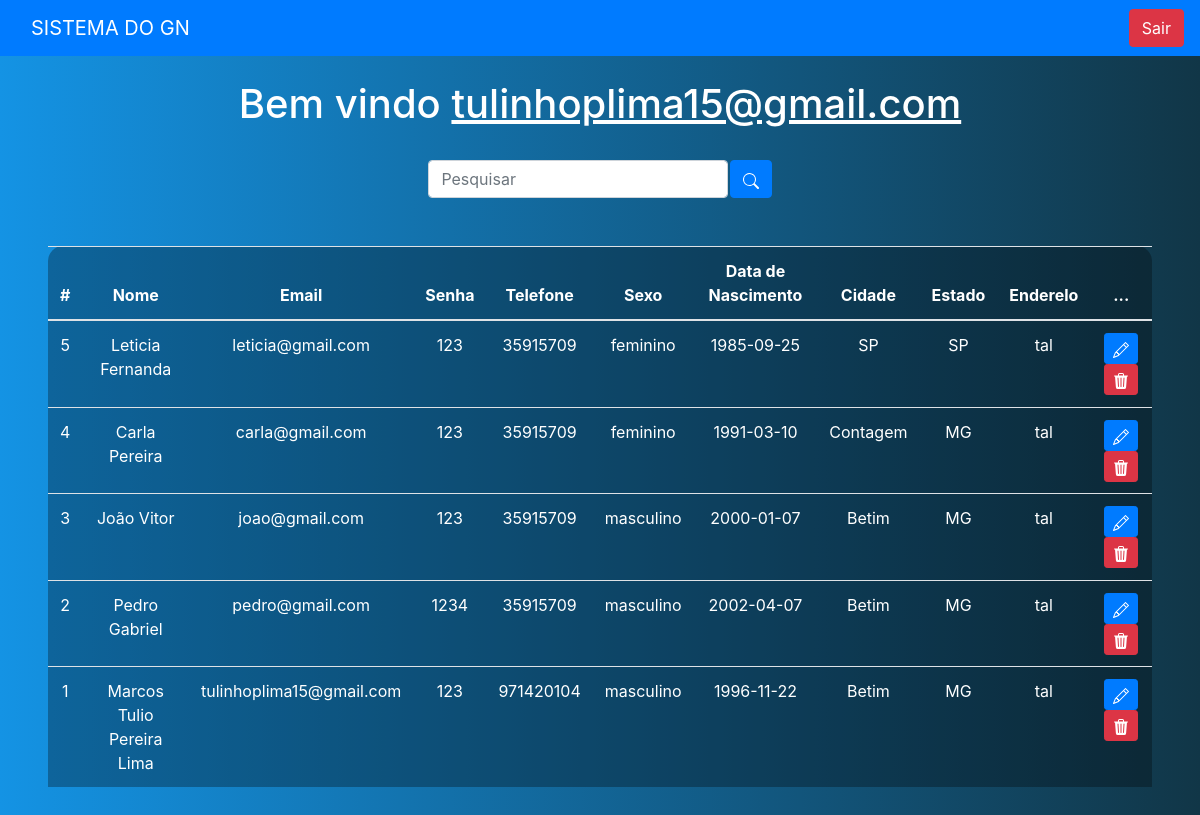
/sistema.php (signed in), run on the app's committed database.
### tables this page shows
CREATE TABLE `usuarios` (
  `id` smallint(6) NOT NULL,
  `nome` varchar(50) DEFAULT NULL,
  `email` varchar(150) DEFAULT NULL,
  `senha` varchar(50) DEFAULT NULL,
  `telefone` varchar(15) DEFAULT NULL,
  `sexo` char(15) DEFAULT NULL,
  `data_nasc` date DEFAULT NULL,
  `cidade` varchar(50) DEFAULT NULL,
  `estado` varchar(50) DEFAULT NULL,
  `endereco` varchar(50) DEFAULT NULL
);

### sistema.php (the view, shortened to what this page needs)
<?php
    include_once('config.php');
    $logado = $_SESSION['email'];
    if(!empty($_GET['search']))
    {
        $data = $_GET['search'];
        $sql = "SELECT * FROM usuarios WHERE id LIKE '%$data%' or email LIKE '%$data%' or nome LIKE '%$data%' ORDER BY id DESC";
    }
    else{
        $sql = "SELECT * FROM usuarios ORDER BY id DESC";
    }
    $result = $conexao->query($sql);
?>
<!DOCTYPE html>
<html lang="en">
<head>
    <link rel="stylesheet" href="https://cdn.jsdelivr.net/npm/bootstrap@4.1.3/dist/css/bootstrap.min.css">
    <link rel="stylesheet" type="text/css" href="css/sistema-style.css">
</head>
<body>
    <nav class="navbar navbar-expand-lg navbar-dark bg-primary">
        <div class="container-fluid">
            <a class="navbar-brand" href="#">SISTEMA DO GN</a>
        </div>
        <div class="d-flex">
            <a href="sair.php" class="btn btn-danger me-5">Sair</a>
        </div>
    </nav>
    <br>
    <?php
        echo "<h1>Bem vindo <u>$logado</u></h1>";
    ?>
    <br>
    <div class="box-search">
        <input type="search" class="form-control w-25" placeholder="Pesquisar" id="pesquisar">
        <button onclick="searchData()" class="btn btn-primary">
        </button>
    </div>
    <div class="m-5">
    <table class="table text-white table-bg">
        <thead>
            <tr>
                <th scope="col">#</th>
                <th scope="col">Nome</th>
                <th scope="col">Email</th>
                <th scope="col">Senha</th>
                <th scope="col">Telefone</th>
                <th scope="col">Sexo</th>
                <th scope="col">Data de Nascimento</th>
                <th scope="col">Cidade</th>
                <th scope="col">Estado</th>
                <th scope="col">Enderelo</th>
                <th scope="col">...</th>
            </tr>
        </thead>
        <tbody>
            <?php
                while($user_data = mysqli_fetch_assoc($result))
                {
                    echo "<tr>";
                    echo "<td>" .$user_data['id'] . "</td>";
                    echo "<td>" .$user_data['nome']. "</td>";
                    echo "<td>" .$user_data['email']. "</td>";
                    echo "<td>" .$user_data['senha']. "</td>";
                    echo "<td>" .$user_data['telefone']. "</td>";
                    echo "<td>" .$user_data['sexo']. "</td>";
                    echo "<td>" .$user_data['data_nasc']. "</td>";
                    echo "<td>" .$user_data['cidade']. "</td>";
                    echo "<td>" .$user_data['estado']. "</td>";
                    echo "<td>" .$user_data['endereco']. "</td>";
                    echo "<td>
                        <a class='btn btn-sm btn-primary' href='edit.php?id=$user_data[id]'>
                            <svg xmlns='http://www.w3.org/2000/svg' width='16' height='16' fill='currentColor' class='bi bi-pencil' viewBox='0 0 16 16'>
                                <path d='M12.146.146a.5.5 0 0 1 .708 0l3 3a.5.5 0 0 1 0 .708l-10 10a.5.5 0 0 1-.168.11l-5 2a.5.5 0 0 1-.65-.65l2-5a.5.5 0 0 1 .11-.168l10-10zM11.207 2.5 13.5 4.793 14.793 3.5 12.5 1.207 11.207 2.5zm1.586 3L10.5 3.207 4 9.707V10h.5a.5.5 0 0 1 .5.5v.5h.5a.5.5 0 0 1 .5.5v.5h.293l6.5-6.5zm-9.761 5.175-.106.106-1.528 3.821 3.821-1.528.106-.106A.5.5 0 0 1 5 12.5V12h-.5a.5.5 0 0 1-.5-.5V11h-.5a.5.5 0 0 1-.468-.325z'/>
                            </svg>
                        </a>
                        <a class='btn btn-sm btn-danger' href='delete.php?id=$user_data[id]'>
                            <svg xmlns='http://www.w3.org/2000/svg' width='16' height='16' fill='currentColor' class='bi bi-trash3-fill' viewBox='0 0 16 16'>
                                <path d='M11 1.5v1h3.5a.5.5 0 0 1 0 1h-.538l-.853 10.66A2 2 0 0 1 11.115 16h-6.23a2 2 0 0 1-1.994-1.84L2.038 3.5H1.5a.5.5 0 0 1 0-1H5v-1A1.5 1.5 0 0 1 6.5 0h3A1.5 1.5 0 0 1 11 1.5Zm-5 0v1h4v-1a.5.5 0 0 0-.5-.5h-3a.5.5 0 0 0-.5.5ZM4.5 5.029l.5 8.5a.5.5 0 1 0 .998-.06l-.5-8.5a.5.5 0 1 0-.998.06Zm6.53-.528a.5.5 0 0 0-.528.47l-.5 8.5a.5.5 0 0 0 .998.058l.5-8.5a.5.5 0 0 0-.47-.528ZM8 4.5a.5.5 0 0 0-.5.5v8.5a.5.5 0 0 0 1 0V5a.5.5 0 0 0-.5-.5Z'/>
                            </svg>
                        </a>
                    </td>";
                    echo "<tr>";
                }
            ?>
        </tbody>
</table>
    </div>
</body>
</html>

### css/sistema-style.css (style rules this page uses)
body { background-image: linear-gradient(to right, rgb(20, 147, 228), rgb(17, 54, 71)); color: white; text-align: center; }
.table-bg { background: rgba(0, 0, 0, 0.3); border-radius: 15px 15px 0 0; }
.box-search { display: flex; justify-content: center; gap: .1%; }

### data on the page
usuarios: id "5", nome "Leticia Fernanda", email "leticia@gmail.com", senha "123", telefone "35915709", sexo "feminino", data_nasc "1985-09-25", cidade "SP", estado "SP", endereco "tal"
usuarios: id "4", nome "Carla Pereira", email "carla@gmail.com", senha "123", telefone "35915709", sexo "feminino", data_nasc "1991-03-10", cidade "Contagem", estado "MG", endereco "tal"
usuarios: id "3", nome "João Vitor", email "joao@gmail.com", senha "123", telefone "35915709", sexo "masculino", data_nasc "2000-01-07", cidade "Betim", estado "MG", endereco "tal"
usuarios: id "2", nome "Pedro Gabriel", email "pedro@gmail.com", senha "1234", telefone "35915709", sexo "masculino", data_nasc "2002-04-07", cidade "Betim", estado "MG", endereco "tal"
usuarios: id "1", nome "Marcos Tulio Pereira Lima", email "tulinhoplima15@gmail.com", senha "123", telefone "971420104", sexo "masculino", data_nasc "1996-11-22", cidade "Betim", estado "MG", endereco "tal"

### other printed values
$logado "tulinhoplima15@gmail.com"
